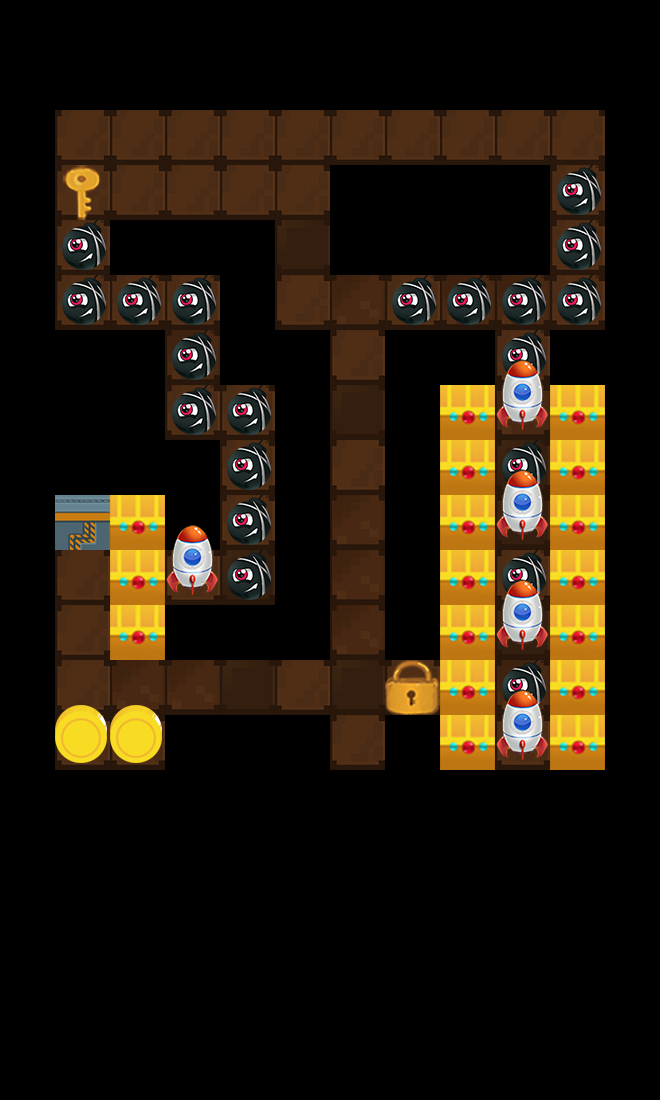

Rendered tile map (Tiled .tmx) drawn with the repository's tilesets; below, a short description and the map source with its tile grids summarised:
An orthogonal 12x20 tile map with 55x55 px tiles, 3 tile layers (layer1, layer2, layer3) and 1 object (startPos).

<map version="1.0" orientation="orthogonal" renderorder="right-down" width="12" height="20" tilewidth="55" tileheight="55">
 <tileset firstgid="1" name="element2" tilewidth="55" tileheight="55">
  <image source="element2.png" width="715" height="715" />
 </tileset>
 <layer name="layer1" width="12" height="20">
  <data>[240 cells, 79 non-empty, 3 distinct tile ids]</data>
 </layer>
 <layer name="layer2" width="12" height="20">
  <data>[240 cells, 133 non-empty, 8 distinct tile ids]</data>
 </layer>
 <layer name="layer3" width="12" height="20">
  <data>[240 cells, 7 non-empty, 2 distinct tile ids]</data>
 </layer>
 <objectgroup name="objLayer">
  <object name="startPos" x="581.333" y="135">
   <properties>
    <property name="dir" value="left" />
   </properties>
  </object>
 </objectgroup>
</map>
